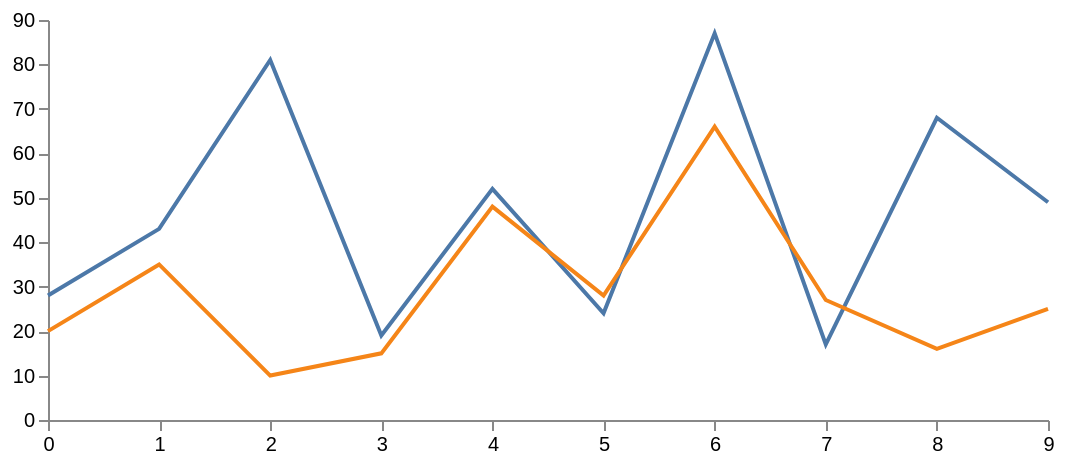

This figure's Vega-Lite source:
### Vega specification from a JSON file in a GitHub repository (floating-point values rounded to 4 significant figures)
{"$schema": "https://vega.github.io/schema/vega/v6.json", "description": "A basic line chart example.", "width": 500, "height": 200, "padding": 5, "signals": [{"name": "interpolate", "value": "linear", "bind": {"input": "select", "options": ["basis", "cardinal", "catmull-rom", "linear", "monotone", "natural", "step", "step-after", "step-before"]}}], "data": [{"name": "table", "values": [{"x": 0, "y": 28, "c": 0}, {"x": 0, "y": 20, "c": 1}, {"x": 1, "y": 43, "c": 0}, {"x": 1, "y": 35, "c": 1}, {"x": 2, "y": 81, "c": 0}, {"x": 2, "y": 10, "c": 1}, {"x": 3, "y": 19, "c": 0}, {"x": 3, "y": 15, "c": 1}, {"x": 4, "y": 52, "c": 0}, {"x": 4, "y": 48, "c": 1}, {"x": 5, "y": 24, "c": 0}, {"x": 5, "y": 28, "c": 1}, {"x": 6, "y": 87, "c": 0}, {"x": 6, "y": 66, "c": 1}, {"x": 7, "y": 17, "c": 0}, {"x": 7, "y": 27, "c": 1}, {"x": 8, "y": 68, "c": 0}, {"x": 8, "y": 16, "c": 1}, {"x": 9, "y": 49, "c": 0}, {"x": 9, "y": 25, "c": 1}]}], "scales": [{"name": "x", "type": "point", "range": "width", "domain": {"data": "table", "field": "x"}}, {"name": "y", "type": "linear", "range": "height", "nice": true, "zero": true, "domain": {"data": "table", "field": "y"}}, {"name": "color", "type": "ordinal", "range": "category", "domain": {"data": "table", "field": "c"}}], "axes": [{"orient": "bottom", "scale": "x"}, {"orient": "left", "scale": "y"}], "marks": [{"type": "group", "from": {"facet": {"name": "series", "data": "table", "groupby": "c"}}, "marks": [{"type": "line", "from": {"data": "series"}, "encode": {"enter": {"x": {"scale": "x", "field": "x"}, "y": {"scale": "y", "field": "y"}, "stroke": {"scale": "color", "field": "c"}, "strokeWidth": {"value": 2}}, "update": {"interpolate": {"signal": "interpolate"}, "strokeOpacity": {"value": 1}}, "hover": {"strokeOpacity": {"value": 0.5}}}}]}]}
